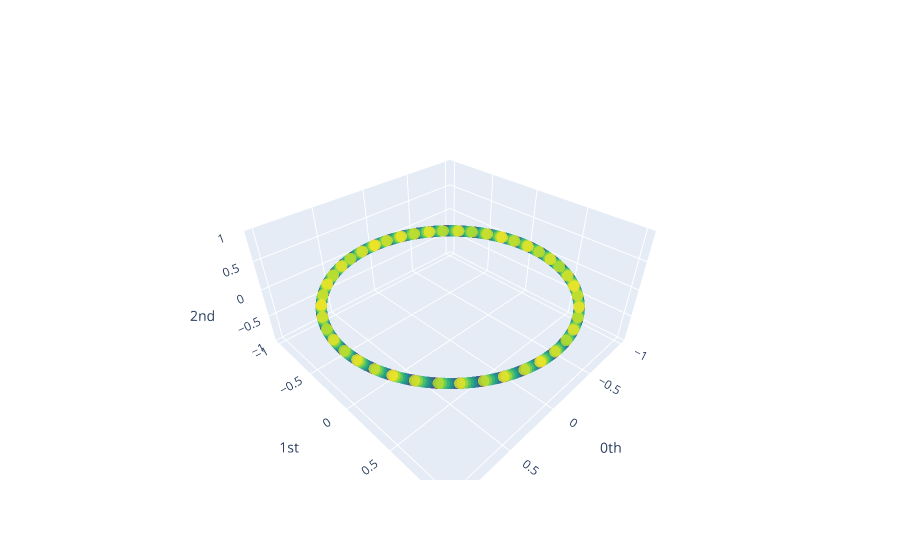

This figure's notebook cell:
### Markdown cell above
## Sampling orientable surfaces

We are going to consider three classical topological spaces: the circle, the 2-torus and the 2-sphere.
The purpose of this tutorial is to go through the most famous topological spaces and compute their homology groups.

Each of the topological spaces we are going to encounter will be sampled. The resulting point cloud will be the input of the *persistent homology pipeline*. The first step is to apply the Vietoris–Rips technique to the point cloud. Finally, the persistent homology groups will be computed.

### Code cell
# Representing the circle in 3d with parametric equations.
circle = np.asarray([[np.sin(t),np.cos(t),0] for t in range(400)])
plot_point_cloud(circle)

### Figure 1 — Plotly figure (JSON) as saved in the notebook; plotly's stock layout.template omitted (floating-point values rounded to 4 significant figures; data arrays with more than 128 entries replaced by an {"elided": "..."} marker saying what was removed)
{"data": [{"marker": {"color": {"elided": "400 int values"}, "colorscale": [[0, "#440154"], [0.1111, "#482878"], [0.2222, "#3e4989"], [0.3333, "#31688e"], [0.4444, "#26828e"], [0.5556, "#1f9e89"], [0.6667, "#35b779"], [0.7778, "#6ece58"], [0.8889, "#b5de2b"], [1, "#fde725"]], "opacity": 0.8, "size": 4}, "mode": "markers", "type": "scatter3d", "x": {"elided": "400 float values"}, "y": {"elided": "400 float values"}, "z": {"elided": "400 int values"}}], "layout": {"autosize": true, "scene": {"aspectmode": "auto", "aspectratio": {"x": 1.26, "y": 1.26, "z": 0.63}, "xaxis": {"exponentformat": "e", "showexponent": "all", "title": {"text": "0th"}, "type": "linear"}, "yaxis": {"exponentformat": "e", "showexponent": "all", "title": {"text": "1st"}, "type": "linear"}, "zaxis": {"exponentformat": "e", "showexponent": "all", "title": {"text": "2nd"}, "type": "linear"}}}}
